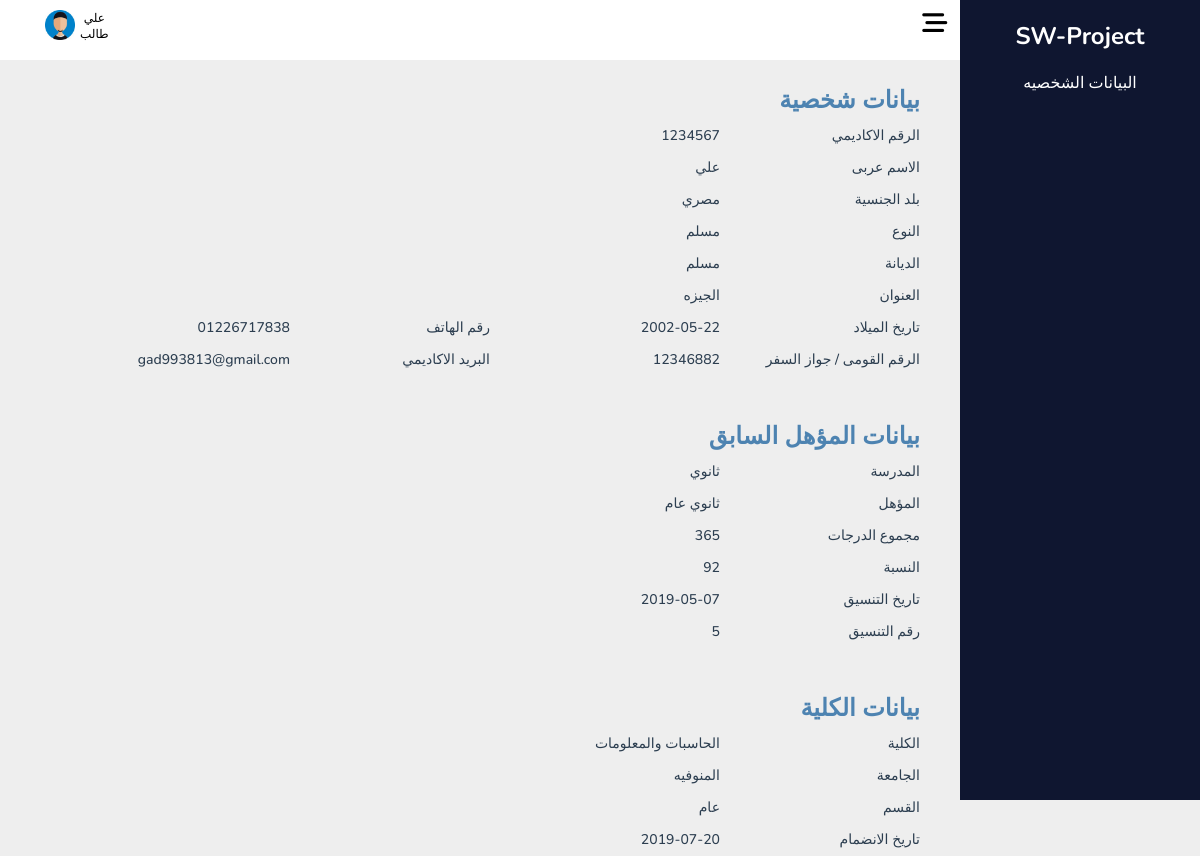
The app's page /Students/Student_info.php (signed in) with its own data.
### tables this page shows
CREATE TABLE `student` (
  `St_ID` int(30) NOT NULL,
  `Password` varchar(100) NOT NULL,
  `Image` varchar(100) NOT NULL DEFAULT 'profile.jpg',
  `Full_Name` varchar(100) DEFAULT NULL,
  `Gender` varchar(100) DEFAULT NULL,
  `Nationality` varchar(100) DEFAULT 'مصري',
  `Religion` varchar(100) DEFAULT NULL,
  `Address` varchar(100) DEFAULT NULL,
  `Date_of_Birth` date DEFAULT NULL,
  `National_ID` varchar(30) DEFAULT NULL,
  `Phone_Number` varchar(30) DEFAULT NULL,
  `Academic_Email` varchar(100) DEFAULT NULL,
  `School` varchar(100) DEFAULT NULL,
  `Qualification` varchar(100) DEFAULT 'ثانوي عام',
  `Total_Degree` double DEFAULT NULL,
  `Average` float DEFAULT NULL,
  `Date_of_Coordination` date DEFAULT NULL,
  `Number_of_Coordination` varchar(100) DEFAULT NULL,
  `Faculty` varchar(100) DEFAULT 'الحاسبات والمعلومات',
  `University` varchar(100) DEFAULT 'المنوفيه',
  `Department` varchar(100) DEFAULT 'عام',
  `Joining_Date` date DEFAULT NULL,
  `Job` varchar(100) NOT NULL DEFAULT 'طالب'
);

### Students/Student_info.php (the view, shortened to what this page needs)
<?php
include_once("../DataBase/database.php");
if($con){
$ID=$_SESSION['student_id'];
$sql=$con->query("SELECT * FROM `student` WHERE St_ID='$ID'");
$data=$sql->fetch(PDO::FETCH_ASSOC);
}
?>
<html lang="en">
<head>
    <link rel="stylesheet" href="../CssComponent/all.min.css">
    <link rel="stylesheet" href="../CssComponent/Info.css">
    <link rel="stylesheet" href="../CssComponent/Dashboard.css">
</head>
<body>
<?php include_once("../Components/NavBar.php"); ?>
 <section  class="section">
 <?php   include_once("../Components/Dashboard.php") ?>
    <div class="container ">
        <div class="personal_info">
            <h3>بيانات شخصية</h3>
            <ul>
                <li>
                    <b>الرقم الاكاديمي </b>
                    <p id="St_ID"><?php echo $data['St_ID'] ?></p>
                </li>
                <li>
                    <b>الاسم عربى</b>
                    <p id="Full_Name"><?php echo $data['Full_Name'] ?></p>
                </li>
                <li>
                    <b>بلد الجنسية</b>
                    <p id="Nationality"><?php echo $data['Nationality'] ?></p>
                </li>
                <li>
                    <b>النوع</b>
                    <p id="Gender"><?php echo $data['Religion'] ?></p>
                </li>
                <li>
                    <b>الديانة</b>
                    <p id="Religion"><?php echo $data['Religion'] ?></p>
                </li>
                <li>
                    <b>العنوان</b>
                    <p id="Address"><?php echo $data['Address'] ?></p>
                </li>
                <li>
                    <b>تاريخ الميلاد</b>
                    <p id="Date_of_Birth"><?php echo $data['Date_of_Birth'] ?></p>
                    <b>رقم الهاتف</b>
                    <p id="Phone_Number"><?php echo $data['Phone_Number'] ?></p>
                </li>
                <li>
                    <b>الرقم القومى / جواز السفر </b>
                    <p id="National_ID"><?php echo $data['National_ID'] ?></p>
                    <b>البريد الاكاديمي</b>
                    <p id="Academic_Email"><?php echo $data['Academic_Email'] ?></p>
                </li>
            </ul>
        </div>
        <div class="prev_qualification_info">
            <h3>بيانات المؤهل السابق</h3>
            <ul>
                <li>
                    <b>المدرسة</b>
                    <p id="School"><?php echo $data['School'] ?></p>
                </li>
                <li>
                    <b>المؤهل</b>
                    <p id="Qualification"><?php echo $data['Qualification'] ?></p>
                </li>
                <li>
                    <b>مجموع الدرجات</b>
                    <p id="Total_Degree"><?php echo $data['Total_Degree'] ?></p>
                </li>
                <li>
                    <b>النسبة</b>
                    <p id="Average"><?php echo $data['Average'] ?></p>
                </li>
                <li>
                    <b>تاريخ التنسيق</b>
                    <p id="Date_of_Coordination"><?php echo $data['Date_of_Coordination'] ?></p>
                </li>
                <li>
                    <b>رقم التنسيق</b>
                    <p id="Number_of_Coordination"><?php echo $data['Number_of_Coordination'] ?></p>
            </ul>
        </div>
        <div class="Faculty_info">
            <h3>بيانات الكلية</h3>
            <ul>
                <li>
                    <b>الكلية</b>
                    <p id="Faculty"><?php echo $data['Faculty'] ?></p>
                </li>
                <li>
                    <b>الجامعة</b>
                    <p id="University"><?php echo $data['University'] ?></p>
                </li>
                <li>
                    <b>القسم</b>
                    <p id="Department"><?php echo $data['Department'] ?></p>
                </li>
                <li>
                    <b>تاريخ الانضمام</b>
                    <p id="Joining_Date"><?php echo $data['Joining_Date'] ?></p>
                </li>
            </ul>
        </div>
    </div>
    </section>
</body>
</html>

### Components/NavBar.php
<?php
include_once("../DataBase/database.php");
if($con){
   if(isset($_SESSION['admin_id'])){
      $admin_id=$_SESSION['admin_id'];
      $q=$con->query("SELECT * FROM `admin` WHERE Ad_ID='$admin_id'");
      $d=$q->fetch(PDO::FETCH_ASSOC);
   }elseif(isset($_SESSION['doctor_id'])){
      $doctor_id=$_SESSION['doctor_id'];
      $q=$con->query("SELECT * FROM `doctor` WHERE Dr_ID='$doctor_id'");
      $d=$q->fetch(PDO::FETCH_ASSOC);
   }elseif(isset($_SESSION['student_id'])){
      $student_id=$_SESSION['student_id'];
      $q=$con->query("SELECT * FROM `student` WHERE St_ID='$student_id'");
      $d=$q->fetch(PDO::FETCH_ASSOC);
   }
   $full_name= $d['Full_Name'];
   $job=$d['Job'] ;
   $img=$d['Image'];
}
?>
<div class="nav-bar">
    <div class="icon">
    <i class="fa-solid fa-bars-staggered"></i>
    </div>
     <div class="profile">
        <div class="user">
        <p class="username"><?php echo  $full_name ?></p>
         <p class="job"><?php echo $job ?></p>
        </div>
        <div class="img">
        <img src=<?php echo"images/$img" ?> alt="error"  height="30px" width="30px">
        </div>
   </div>
</div>

### CssComponent/Info.css (style rules this page uses)
:root { --main-color: #3c00a0; --light-blue: #4d83b1; --red-color: #e74c3c; --orangen-color: #f39c12; --white-color: #fff; --black-color: #2c3e50; --ligth-color: #888; --ligth-background: #eee; --main-border: 1px solid rgba(0, 0, 0, 0.2); --main-trantision: 0.2s linear; }
* { padding: 0; margin: 0; box-sizing: border-box; direction: rtl; font-family: 'Nunito', sans-serif; }
body { background-color: var(--ligth-background); }
ul { list-style: none; }
.section { width:100%; height:100vh; display:flex; flex-direction:row; }
.container { width:auto; padding: 30px 40px; display: flex; flex-direction:column; margin-top: 50px; }
.container h3 { line-height: 40px; color: var(--light-blue); font-size: 24px; }
.container ul li { display: flex; color: var(--black-color); line-height: 32px; }
.container ul li b { font-weight: 500; font-size: 14px; width: 200px; }
.container ul li p { font-weight: 500; font-size: 14px; width: 230px; }

### CssComponent/Dashboard.css (style rules this page uses)
:root { --main-color: #3c00a0; --red-color: #e74c3c; --orangen-color: #f39c12; --white-color: #fff; --black-color: #2c3e50; --ligth-color: #888; --ligth-background: #eee; --main-border: 1pxsolid rgba(0, 0, 0, 0.2); --main-trantision: 0.2s linear; }
* { font-family: 'Nunito', sans-serif; margin: 0; padding: 0; box-sizing: border-box; outline: none; border: none; text-decoration: none; }
body { background-color: var(--ligth-background); }
.nav-bar { height: 60px; width: 82%; background-color: white; display: flex; justify-content: space-between; position: fixed; left: 0px; top: 0px; z-index: 1000; text-align: center; }
.nav-bar .profile, .nav-bar .icon { height: 100%; padding: 10px; font-size: 12px; }
.nav-bar .icon { line-height: 40px; font-size: 25px; cursor: pointer; width: 10%; }
.nav-bar .icon i { cursor: pointer; }
.nav-bar .profile { display: inline-flex; padding: 10px; margin-left: 35px; }
.nav-bar .profile .user { margin-left:5px; }

### records on screen
student: Full_Name "علي", Job "طالب", Image (placeholder picture), St_ID "1234567", Nationality "مصري", Religion "مسلم", Address "الجيزه", Date_of_Birth "2002-05-22", Phone_Number "01226717838", National_ID "12346882", Academic_Email "gad993813@gmail.com", School "ثانوي", Qualification "ثانوي عام", Total_Degree "365", Average "92", Date_of_Coordination "2019-05-07", Number_of_Coordination "5", Faculty "الحاسبات والمعلومات", University "المنوفيه", Department "عام", Joining_Date "2019-07-20"
